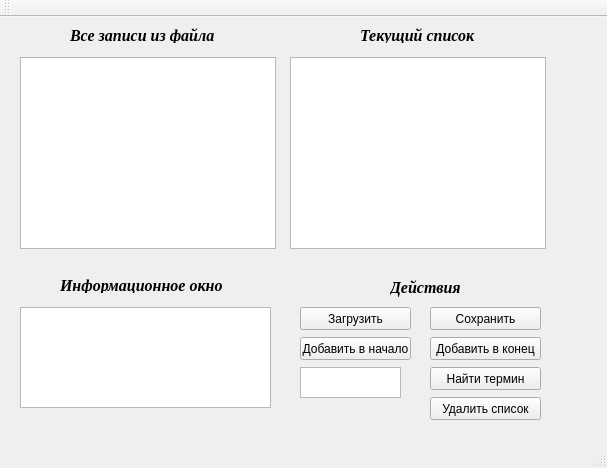
<?xml version="1.0" encoding="UTF-8"?>
<ui version="4.0">
 <class>MainWindow</class>
 <widget class="QMainWindow" name="MainWindow">
  <property name="geometry">
   <rect>
    <x>0</x>
    <y>0</y>
    <width>607</width>
    <height>468</height>
   </rect>
  </property>
  <property name="windowTitle">
   <string>MainWindow</string>
  </property>
  <widget class="QWidget" name="centralWidget">
   <widget class="QTextBrowser" name="txtInput">
    <property name="geometry">
     <rect>
      <x>20</x>
      <y>40</y>
      <width>256</width>
      <height>192</height>
     </rect>
    </property>
   </widget>
   <widget class="QLabel" name="label">
    <property name="geometry">
     <rect>
      <x>70</x>
      <y>10</y>
      <width>151</width>
      <height>16</height>
     </rect>
    </property>
    <property name="font">
     <font>
      <family>Times New Roman</family>
      <pointsize>12</pointsize>
      <weight>75</weight>
      <italic>true</italic>
      <bold>true</bold>
     </font>
    </property>
    <property name="text">
     <string>Все записи из файла</string>
    </property>
   </widget>
   <widget class="QTextBrowser" name="txtOutput">
    <property name="geometry">
     <rect>
      <x>290</x>
      <y>40</y>
      <width>256</width>
      <height>192</height>
     </rect>
    </property>
   </widget>
   <widget class="QLabel" name="label_2">
    <property name="geometry">
     <rect>
      <x>360</x>
      <y>10</y>
      <width>151</width>
      <height>16</height>
     </rect>
    </property>
    <property name="font">
     <font>
      <family>Times New Roman</family>
      <pointsize>12</pointsize>
      <weight>75</weight>
      <italic>true</italic>
      <bold>true</bold>
     </font>
    </property>
    <property name="text">
     <string>Текущий список</string>
    </property>
   </widget>
   <widget class="QTextBrowser" name="txtInfo">
    <property name="geometry">
     <rect>
      <x>20</x>
      <y>290</y>
      <width>251</width>
      <height>101</height>
     </rect>
    </property>
   </widget>
   <widget class="QLabel" name="label_3">
    <property name="geometry">
     <rect>
      <x>60</x>
      <y>260</y>
      <width>171</width>
      <height>16</height>
     </rect>
    </property>
    <property name="font">
     <font>
      <family>Times New Roman</family>
      <pointsize>12</pointsize>
      <weight>75</weight>
      <italic>true</italic>
      <bold>true</bold>
     </font>
    </property>
    <property name="text">
     <string>Информационное окно</string>
    </property>
   </widget>
   <widget class="QLabel" name="label_4">
    <property name="geometry">
     <rect>
      <x>390</x>
      <y>260</y>
      <width>81</width>
      <height>20</height>
     </rect>
    </property>
    <property name="font">
     <font>
      <family>Times New Roman</family>
      <pointsize>12</pointsize>
      <weight>75</weight>
      <italic>true</italic>
      <bold>true</bold>
     </font>
    </property>
    <property name="text">
     <string>Действия</string>
    </property>
   </widget>
   <widget class="QPushButton" name="pushLoad">
    <property name="geometry">
     <rect>
      <x>300</x>
      <y>290</y>
      <width>111</width>
      <height>23</height>
     </rect>
    </property>
    <property name="text">
     <string>Загрузить</string>
    </property>
   </widget>
   <widget class="QPushButton" name="pushSave">
    <property name="geometry">
     <rect>
      <x>430</x>
      <y>290</y>
      <width>111</width>
      <height>23</height>
     </rect>
    </property>
    <property name="text">
     <string>Сохранить</string>
    </property>
   </widget>
   <widget class="QPushButton" name="pushAdd1">
    <property name="geometry">
     <rect>
      <x>300</x>
      <y>320</y>
      <width>111</width>
      <height>23</height>
     </rect>
    </property>
    <property name="text">
     <string>Добавить в начало</string>
    </property>
   </widget>
   <widget class="QPushButton" name="pushAdd2">
    <property name="geometry">
     <rect>
      <x>430</x>
      <y>320</y>
      <width>111</width>
      <height>23</height>
     </rect>
    </property>
    <property name="text">
     <string>Добавить в конец</string>
    </property>
   </widget>
   <widget class="QPushButton" name="pushDelete">
    <property name="geometry">
     <rect>
      <x>430</x>
      <y>380</y>
      <width>111</width>
      <height>23</height>
     </rect>
    </property>
    <property name="text">
     <string>Удалить список</string>
    </property>
   </widget>
   <widget class="QTextEdit" name="textEdit">
    <property name="geometry">
     <rect>
      <x>300</x>
      <y>350</y>
      <width>101</width>
      <height>31</height>
     </rect>
    </property>
   </widget>
   <widget class="QPushButton" name="pushSearch">
    <property name="geometry">
     <rect>
      <x>430</x>
      <y>350</y>
      <width>111</width>
      <height>23</height>
     </rect>
    </property>
    <property name="text">
     <string>Найти термин</string>
    </property>
   </widget>
  </widget>
  <widget class="QMenuBar" name="menuBar">
   <property name="geometry">
    <rect>
     <x>0</x>
     <y>0</y>
     <width>607</width>
     <height>20</height>
    </rect>
   </property>
  </widget>
  <widget class="QToolBar" name="mainToolBar">
   <attribute name="toolBarArea">
    <enum>TopToolBarArea</enum>
   </attribute>
   <attribute name="toolBarBreak">
    <bool>false</bool>
   </attribute>
  </widget>
  <widget class="QStatusBar" name="statusBar"/>
 </widget>
 <layoutdefault spacing="6" margin="11"/>
 <resources/>
 <connections/>
</ui>
